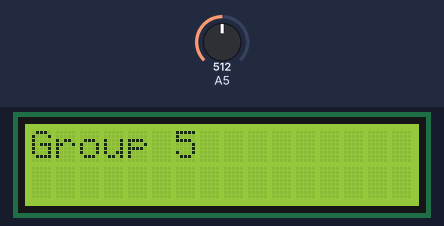
Bench run of a sketch on a simulated Arduino Uno, built with avr-gcc and run on an emulated ATmega328P. On the bench: 16×2 character LCD. The inputs (shaded band) are chosen by the test bench; at power-on: A5 = 512. The modem accepts every AT command (registered, SIM ready, sends succeed) and sends nothing else; what the sketch prints to the serial monitor is not drawn.

Above: at 0.1 s.
At 12.3 s:
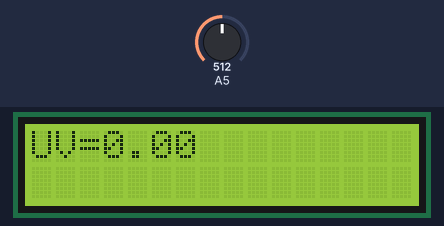
At 19.6 s:
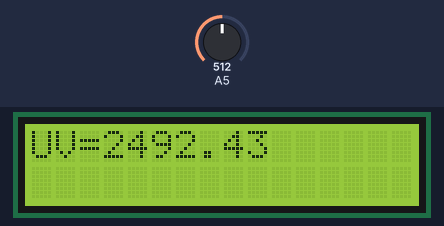

The sketch:

UV_ThinkSpeak.ino
```cpp
#include <SoftwareSerial.h>
#define DEBUG true
SoftwareSerial esp8266(9, 10);
#include <LiquidCrystal_PCF8574.h>
#include <DHT.h>
LiquidCrystal_PCF8574 lcd(0x27);  // set the LCD address to 0x27 for a 16 chars and 2 line display

//Constants
#define DHTPIN 7     // what pin we're connected to
#define DHTTYPE DHT22   // DHT 22  (AM2302)
DHT dht(DHTPIN, DHTTYPE); //// Initialize DHT sensor for normal 16mhz Arduino

//Variables
float hum;  //Stores humidity value
float temp; //Stores temperature value

float Vsig;

#define SSID "Pixel"     // "SSID-WiFiname"
#define PASS "123456789"       // "password"
#define IP "184.106.153.149"// thingspeak.com ip
String msg = "GET /update?key=JLDS1INR85CS2FJ2"; //change it with your api key like "GET /update?key=Your Api Key"


void setup()
{
  dht.begin();

  lcd.setBacklight(255);
  lcd.begin(16, 2);
  lcd.print("Group 5");
  delay(100);
  lcd.setCursor(0, 1);
  lcd.print("Connecting...");
  Serial.begin(9600); //or use default 115200.
  esp8266.begin(115200);
  Serial.println(F("AT"));
  esp8266.println(F("AT"));
  delay(5000);
  if (esp8266.find("OK")) {
    connectWiFi();
  }
}

void loop() {
  lcd.clear();

  lcd.display();
  lcd.setCursor(0, 0);
  lcd.print("UV=");
  lcd.print(Vsig);
  delay (100);
  lcd.setCursor(0, 1); // set the cursor to column 0, line 2

  delay(1000);

  updateTempHum();


  delay(1000);
}

void updateTempHum() {

  int sensorValue;
  long  sum=0;
  for(int i=0;i<1024;i++)
   {
      sensorValue=analogRead(A5);
      sum=sensorValue+sum;
      delay(2);
   }
 sum = sum >> 10;
 Vsig = sum*4980.0/1023.0; // Vsig is the value of voltage measured from the SIG pin of the Grove interface
 Serial.print(F("The voltage value: "));
 Serial.print(Vsig);
 Serial.print(F(" mV    --   "));


  String UVCmd = "AT+CIPSTART=\"TCP\",\"";
  UVCmd += IP;
  UVCmd += "\",80";
  Serial.println(UVCmd);
  esp8266.println(UVCmd);
  delay(2000);
  if (esp8266.find("Error")) {
    return;
  }
  UVCmd = msg ;
  UVCmd += "&field4=";
  UVCmd += Vsig;

  UVCmd += "\r\n";
  Serial.print("AT+CIPSEND=");
  esp8266.print("AT+CIPSEND=");
  Serial.println(UVCmd.length());
  esp8266.println(UVCmd.length());
  Serial.print(UVCmd);
  esp8266.print(UVCmd);
}

boolean connectWiFi() {
  Serial.println("AT+CWMODE=1");
  esp8266.println("AT+CWMODE=1");
  delay(2000);
  String cmd = "AT+CWJAP=\"";
  cmd += SSID;
  cmd += "\",\"";
  cmd += PASS;
  cmd += "\"";
  Serial.println(cmd);
  esp8266.println(cmd);
  delay(5000);
  if (esp8266.find("OK")) {
    Serial.println("OK");
    return true;
  } else {
    return false;
  }
}
```

Measured:
- what the display in image 1 shows lasts 7.3 s, from 12.2 s to 19.5 s
